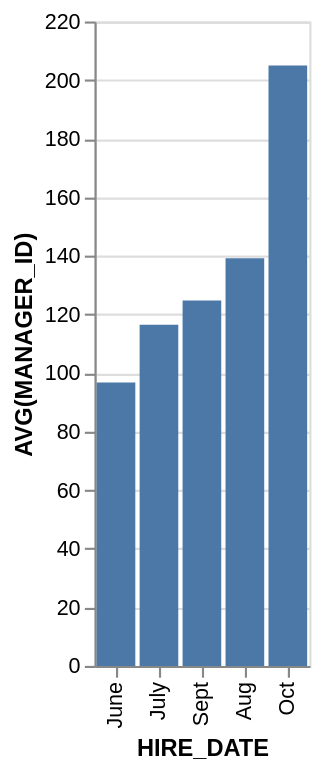

Write a Vega-Lite specification for this figure.
### Vega-Lite specification from a JSON file in a GitHub repository (floating-point values rounded to 4 significant figures)
{"data": {"values": [{"x_data": "June", "y_data": 96.79}, {"x_data": "July", "y_data": 116.5}, {"x_data": "Sept", "y_data": 124.7}, {"x_data": "Aug", "y_data": 139.2}, {"x_data": "Oct", "y_data": 205}]}, "mark": "bar", "encoding": {"x": {"field": "x_data", "type": "nominal", "title": "HIRE_DATE", "sort": {"op": "sum", "field": "y_data", "order": "ascending"}}, "y": {"field": "y_data", "type": "quantitative", "title": "AVG(MANAGER_ID)"}}}
